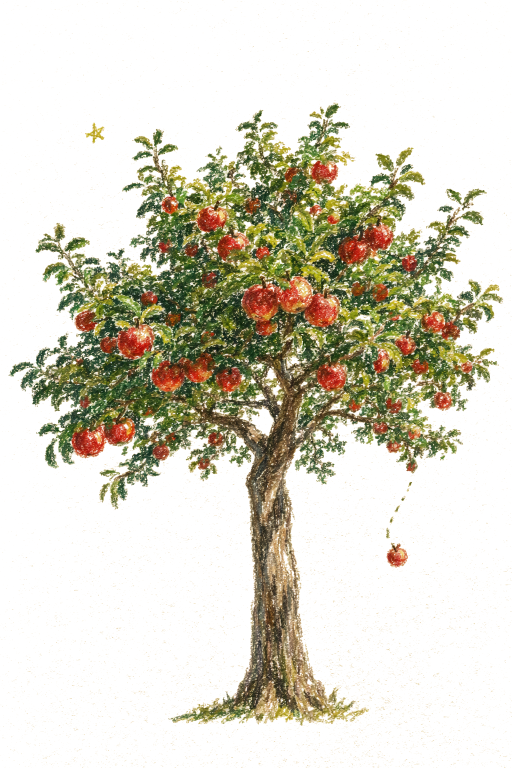
#> input picture assets/img/tree/tree-clean-full.png, 1024 x 1536 px, found by its file name (shown at 1/2 size)
$ python build_seamless_tree.py
#> lines starting #> are read from the running program, lines starting #| are printed output that depends on the picture
from PIL import Image
import numpy as np

tree = Image.open("/Users/yunllly/Desktop/the-falling-apple/assets/img/tree/tree-clean-full.png")
#> tree is the input picture: PIL image 1024x1536 RGBA; mean R, G, B, A 207.6, 194.5, 157.2, 81.8
w, h = tree.size
#> w = 1024; h = 1536

# 1. Crown + Upper Trunk: y=0 to y=1200
# This includes the entire crown + the upper trunk section down to y=1200
crown = tree.crop((0, 0, w, 1200))
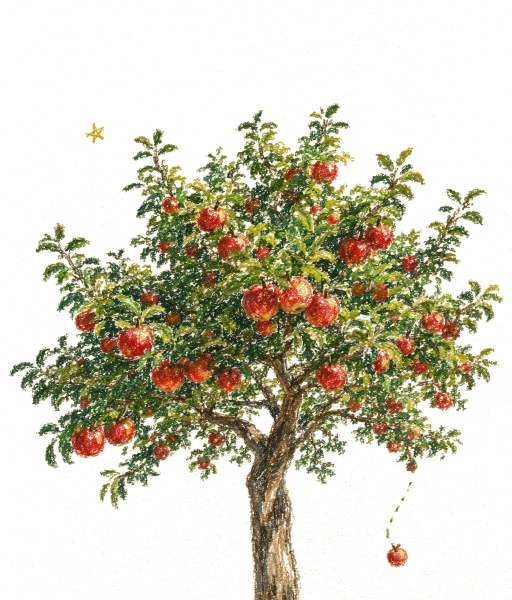
#> crown: PIL image 1024x1200 RGBA (shown at 1/2 size); mean R, G, B, A 200.6, 188.2, 150.5, 95.6; transparent parts drawn white
crown.save("/Users/yunllly/Desktop/the-falling-apple/assets/img/tree/tree-top-crown.png")

# 2. Pure seamless trunk slice: y=1180 to y=1360
# Let's create a seamless vertically tileable trunk slice:
# Height = 180px.
# We blend the top 30px with the bottom 30px so that when tiled, the top matches the bottom perfectly!
slice_img = tree.crop((0, 1180, w, 1360))
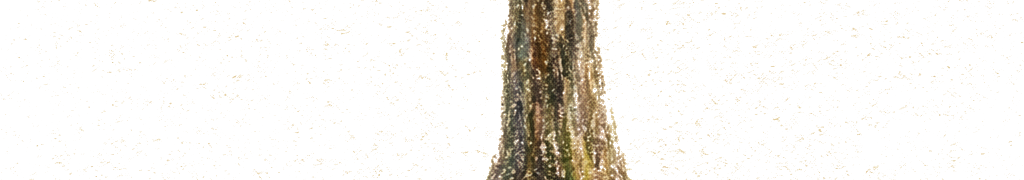
#> slice_img: PIL image 1024x180 RGBA; mean R, G, B, A 232.2, 216.3, 181.7, 30.5; transparent parts drawn white
arr = np.array(slice_img, dtype=np.float32)

# Seamless vertical blending
blend_h = 24
for i in range(blend_h):
    factor = i / float(blend_h)
    # Linearly interpolate top and bottom
    arr[i] = arr[i] * factor + arr[-blend_h + i] * (1.0 - factor)
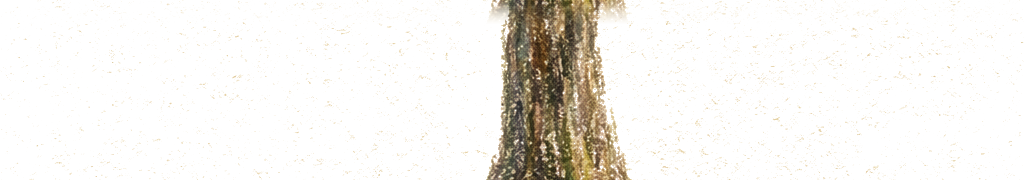
#> arr: shape (180, 1024, 4) float32; mean R, G, B, A 231.8, 216, 181.3, 31.3; transparent parts drawn white

seamless_trunk = Image.fromarray(np.clip(arr, 0, 255).astype(np.uint8))
seamless_trunk.save("/Users/yunllly/Desktop/the-falling-apple/assets/img/tree/tree-trunk-seamless.png")

# 3. Roots + Bottom Ground: y=1340 to y=1536
roots = tree.crop((0, 1340, w, 1536))
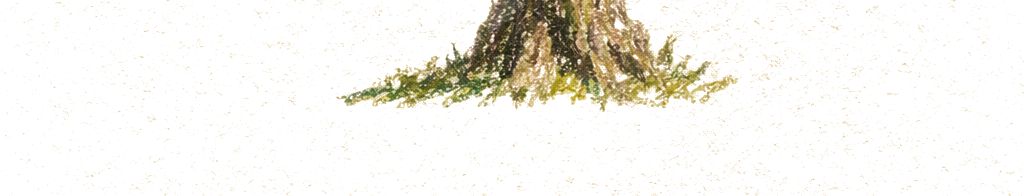
#> roots: PIL image 1024x196 RGBA; mean R, G, B, A 232.7, 217.2, 180.6, 34.1; transparent parts drawn white
roots.save("/Users/yunllly/Desktop/the-falling-apple/assets/img/tree/tree-bottom-roots.png")

print("Created seamless tree layers: crown (0..1200), seamless trunk (1180..1360), roots (1340..1536)")
